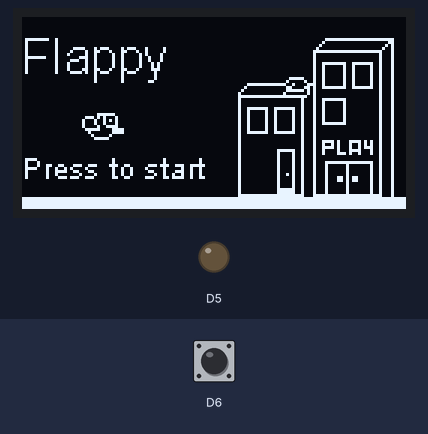
The sketch below on a simulated ESP8266 (NodeMCU). Parts: 128×64 one-colour display, output pins drawn as LEDs (lit = HIGH). The test bench sets the inputs (shaded band); at power-on: D6 HIGH. Random numbers use the default seed unless the sketch sets one.

Above: at 1.2 s.
1.3 s: D6 pulled LOW for 0.15 s
At 3.0 s:
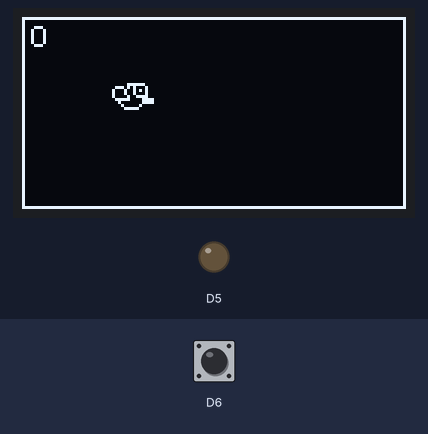
4.4 s: D6 pulled LOW for 1 s
At 6.2 s:
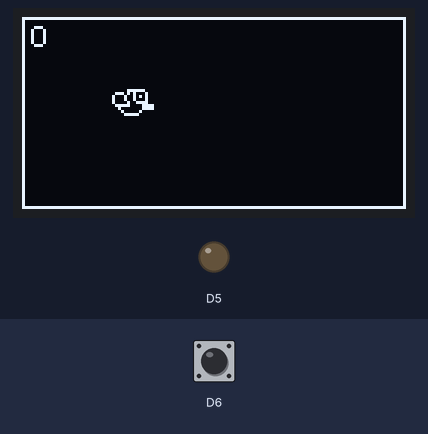
Timing chart, 0 to 7.7 s (numbered marks = the images above; inputs shaded):
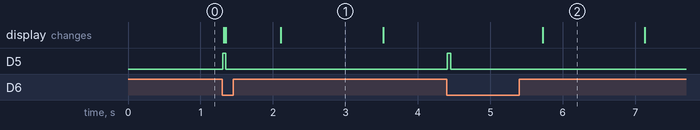

The sketch:

Flappy-Bird-on-ESP8266.ino
```cpp
/*
 * Flappy Bird on ESP8266
 *
 * This is an adapted version of the popular arcade game Flappy Bird, developed for the ESP8266 platform. The game uses an SSD1306 display and an active buzzer for sound effects.
 * The bird is controlled with a single button. The player must avoid collisions with pipes while flying through them to score points.
 *
 * Author: AIDevelopersMonster
 * The source code is available on GitHub:
 * https://github.com/AIDevelopersMonster/Flappy-Bird-on-ESP8266
 *
 * Game demonstration on YouTube:
 * https://youtu.be/M-zgmhmOkPY
 *
 * Changes:
 * - Added sound effect on pipe interaction.
 * - Configured control via button on pin D5.
 * - Added game graphical elements (bird and pipes).
 * - Introduced score counter displayed on the screen.
 * - Font setup for text using ArialMT_Plain_10.
 *
 * Libraries used:
 * - SSD1306Wire (for SSD1306 display)
 * - Wire (for I2C interface)
 *
 * Program structure:
 * - Pin and display initialization.
 * - Main game loop: pipe drawing, bird control, score updating.
 * - Sound signal via active buzzer.
 * - Restart the game upon pipe collision or going off-screen.
 *
 * Version: 1.0
 * Date: 17.12.2024
 */
#include <Wire.h>
#include "SSD1306Wire.h"
#include "images.h"  // Подключаем файл с изображениями
#include "fontovi.h"  // Подключаем файл с шрифтами

// Инициализация дисплея SSD1306 с I2C адресом 0x3c и пинами для ESP (D1, D2)
//SSD1306Wire display(0x3c, D1, D2);
SSD1306Wire display(0x3c, D3, D4);
// Константы игры
#define DEMO_DURATION 3000
typedef void (*Demo)(void);

// Константы для труб и птички
const int PIPE_WIDTH = 6;  // Ширина трубы
const int PIPE_GAP_WIDTH = 30;  // Ширина прохода между трубами
const int NUM_PIPES = 4;  // Количество труб

// Переменные для игры
float pipeXPositions[NUM_PIPES];        // Позиции труб по оси X
int pipeYPositions[NUM_PIPES];          // Позиции труб по оси Y
int gapPositions[NUM_PIPES];            // Позиции промежутков между трубами
int pipeSpacing = 32;                   // Расстояние между трубами

int score = 0;                          // Счет
int buttonState = 0;                     // Состояние кнопки (нажата/отпущена)
float birdX = 30.00;                    // Начальная позиция птички по оси X
float birdY = 22.00;                    // Начальная позиция птички по оси Y
int birdDirection = 0;                  // Направление движения птички (вверх/вниз)
unsigned long birdMovementTime = 0;     // Время для плавного движения птички
int gameState = 0;                      // Состояние игры (0 - начало, 1 - игра)
int frameCount = 0;                     // Номер кадра для анимации
int soundFlag = 0;                      // Флаг для проигрывания звука
unsigned long soundTime = 0;            // Время для звукового сигнала

void setup() {
  Serial.begin(9600);  // Инициализация серийного порта

  // Настройка пинов
  pinMode(D5, OUTPUT);  // Пин для индикатора состояния (например, для светодиода)
  digitalWrite(D5, LOW);  // Устанавливаем начальное состояние пина D5 в LOW (выключено)

  pinMode(D6, INPUT_PULLUP);  // Пин для кнопки управления

  // Инициализация дисплея
  display.init();
  display.flipScreenVertically();  // Поворот экрана для правильного отображения
  display.setFont(ArialMT_Plain_10);  // Установка шрифта для текста

  // Инициализация труб и их промежутков
  for (int i = 0; i < NUM_PIPES; i++) {
    pipeXPositions[i] = 128 + ((i + 1) * pipeSpacing);  // Установка начальной позиции труб
    gapPositions[i] = random(8, 32);  // Генерация случайного промежутка
  }
}

void loop() {
  display.clear();  // Очистка экрана перед новым кадром

  if (gameState == 0) {  // Если игра не началась
    display.setFont(ArialMT_Plain_16);  // Установка большего шрифта для титульного экрана
    display.drawString(0, 4, "Flappy ");  // Название игры
    display.drawXbm(0, 0, 128, 64, pozadina);  // Фоновое изображение
    display.drawXbm(20, 32, 14, 9, ptica);  // Изображение птички

    display.setFont(ArialMT_Plain_10);  // Установка стандартного шрифта
    display.drawString(0, 44, "Press to start");  // Сообщение о начале игры

    if (digitalRead(D6) == LOW)  // Если кнопка нажата
      gameState = 1;  // Начать игру
  }

  if (gameState == 1) {  // Если игра началась
    display.setFont(ArialMT_Plain_10);  // Установка шрифта для отображения счета
    display.drawString(3, 0, String(score));  // Отображение текущего счета

    if (digitalRead(D6) == LOW) {  // Если кнопка нажата
      if (buttonState == 0) {  // Если кнопка еще не была нажата
        birdMovementTime = millis();  // Засекаем время
        birdDirection = 1;  // Направление вверх
        soundFlag = 1;  // Включаем звук
        buttonState = 1;  // Устанавливаем флаг, что кнопка была нажата
        soundTime = millis();  // Засекаем время для звука
      }
    } else {
      buttonState = 0;  // Если кнопка отпущена, сбрасываем флаг
    }

    // Отображение труб
    for (int j = 0; j < NUM_PIPES; j++) {
      display.setColor(WHITE);
      display.fillRect(pipeXPositions[j], 0, PIPE_WIDTH, 64);  // Отображение труб
      display.setColor(BLACK);
      display.fillRect(pipeXPositions[j], gapPositions[j], PIPE_WIDTH, PIPE_GAP_WIDTH);  // Отображение пустого промежутка
    }

    display.setColor(WHITE);
    display.drawXbm(birdX, birdY, 14, 9, ptica);  // Отображение птички

    // Обновление позиции труб
    for (int j = 0; j < NUM_PIPES; j++) {
      pipeXPositions[j] -= 0.01;  // Двигаем трубы влево
      if (pipeXPositions[j] < -PIPE_WIDTH) {  // Если труба вышла за экран
        score++;  // Увеличиваем счет
        digitalWrite(D5, HIGH);  // Включаем индикатор (например, светодиод)
        gapPositions[j] = random(8, 32);  // Генерация нового промежутка
        pipeXPositions[j] = 128;  // Перемещаем трубу в начало экрана
      }
    }

    // Управление движением птички
    if ((birdMovementTime + 185) < millis())  // Если время прошло, сбрасываем движение птички
      birdDirection = 0;

    if ((soundTime + 40) < millis())  // Если время для звука прошло, выключаем его
      soundFlag = 0;

    if (birdDirection == 0)
      birdY += 0.01;  // Если не нажата кнопка, птичка падает
    else
      birdY -= 0.03;  // Если нажата кнопка, птичка поднимается

    // Управление индикатором (например, светодиодом)
    if (soundFlag == 1)
      digitalWrite(D5, HIGH);  // Включаем индикатор
    else
      digitalWrite(D5, LOW);  // Выключаем индикатор

    // Проверка, не вышла ли птичка за пределы экрана
    if (birdY > 63 || birdY < 0) {
      gameState = 0;  // Завершаем игру
      birdY = 22;     // Сбрасываем позицию птички
      score = 0;      // Обнуляем счет
      digitalWrite(D5, HIGH);  // Включаем индикатор (например, светодиод)
      delay(500);  // Задержка
      digitalWrite(D5, LOW);  // Выключаем индикатор
      for (int i = 0; i < NUM_PIPES; i++) {
        pipeXPositions[i] = 128 + ((i + 1) * pipeSpacing);  // Сброс труб
        gapPositions[i] = random(4, 30);  // Генерация новых промежутков
      }
    }

    // Проверка на столкновение с трубами
    for (int m = 0; m < NUM_PIPES; m++) {
      if (pipeXPositions[m] <= birdX + 7 && birdX + 7 <= pipeXPositions[m] + PIPE_WIDTH) {  // Если птичка пересекает трубу
        if (birdY < gapPositions[m] || birdY + 8 > gapPositions[m] + PIPE_GAP_WIDTH) {  // Если птичка не в промежутке
          gameState = 0;  // Завершаем игру
          birdY = 22;     // Сбрасываем позицию птички
          score = 0;      // Обнуляем счет
          digitalWrite(D5, HIGH);  // Включаем индикатор (например, светодиод)
          delay(500);  // Задержка
          digitalWrite(D5, LOW);  // Выключаем индикатор
          for (int i = 0; i < NUM_PIPES; i++) {
            pipeXPositions[i] = 128 + ((i + 1) * pipeSpacing);  // Сброс труб
            gapPositions[i] = random(8, 32);  // Генерация новых промежутков
          }
        }
      }
    }

    display.drawRect(0, 0, 128, 64);  // Отображение рамки вокруг экрана
  }

  display.display();
}
```

Source omitted: fontovi.h (data table, 23583 bytes), images.h (data table, 12046 bytes)

Measured:
- after the input at 1.3 s, D5: LOW → HIGH at once, → LOW 0.04 s later; the display: first changes at once (image 1 shows a later state)
- after the input at 4.4 s, D5: LOW → HIGH at once, → LOW 0.04 s later
- what the display in image 1 shows lasts 1.4 s, from 2.1 s to 3.5 s
